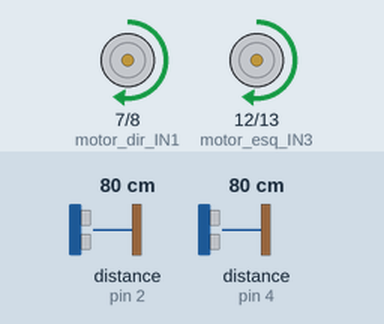
This sketch was run on a simulated Arduino Uno, built with avr-gcc and run on an emulated ATmega328P. Parts: motor-driver pin pairs drawn as motors (green arrow = first pin HIGH = forward, orange = second pin HIGH = backward, longer = more drive, scaled by the enable pin). Wiring (inferred from the names in the program): 2 × ultrasonic range finder: trigger pin 3, echo pin 2 / trigger pin 5, echo pin 4. Inputs (shaded band) come from the test bench; at power-on: distance to the obstacle (sensors on pin 2, pin 4) 80 cm. The echo pulse lasts 58.3 µs per cm.

Above: at 1.28 s.
1.3 s: distance to the obstacle (sensor on pin 2) set to 2 cm
At 4.2 s:
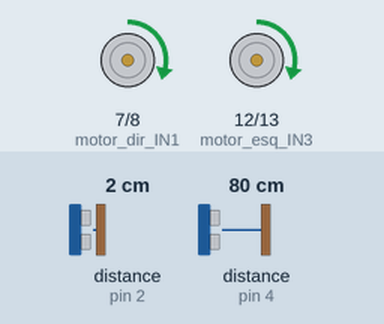
4.3 s: distance to the obstacle (sensor on pin 2) set to 60 cm
At 8.9 s:
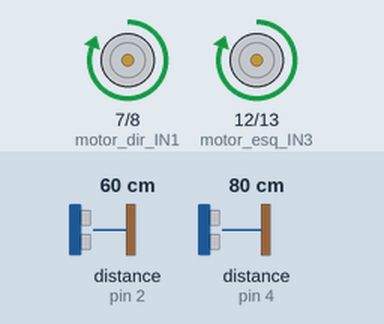
Timing chart, 0 to 10.4 s (numbered marks = the images above; inputs shaded):
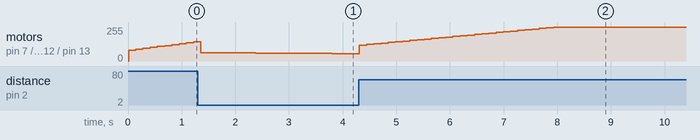

The sketch:

arduino.ino
```cpp
////// Pacotes ou Bibliotecas
#include "SoftwareSerial.h"
#include <PID_v1_bc.h>

// ----------------------------------------

////// Configuração de Pinos
//// Sensor ultrassônico
// Traseiro
const int TRIG_tras = 5;
const int ECHO_tras = 4;
// Dianteiro
const int TRIG_frente = 3;
const int ECHO_frente = 2;

//// Módulo Wifi
SoftwareSerial esp(10, 11); // RX, TX

//// Módulo Ponte H - L298N
// Motor Direito
const int motor_dir_IN1 = 7;
const int motor_dir_IN2 = 8;
const int motor_dir_ENA = 9; // PWM

// Motor Esquerdo
const int motor_esq_IN3 = 12;
const int motor_esq_IN4 = 13;
const int motor_esq_ENB = 6; // PWM


// --------------------------------

////// Variáveis auxiliares
const int distancia_seguranca = 5;
int velocidade = 0; // começa parado
int direcao = 0; // começa no neutro (sem sentido)
int tempoTotal = 100; // segundos

// --------------------------------
////// Variáveis e Objeto PID
double Setpoint, Input=0, Output=0;
double Kp=1, Ki=0.9072, Kd=0; // Ajustar conforme necessário

PID myPID(&Input, &Output, &Setpoint, Kp, Ki, Kd, REVERSE); // Usamos REVERSE: se a distância diminuir, reduzir a velocidade

// --------------------------------

String bufferEsp = "";
String bufferSerial = "";

// --------------------------------


//////// SET UP
void setup() {
  Serial.begin(9600);
  esp.begin(9600);
  // Ultrassônico
  pinMode(TRIG_frente,OUTPUT); pinMode(ECHO_frente,INPUT); // Frente
  pinMode(TRIG_tras,OUTPUT); pinMode(ECHO_tras,INPUT);     // Trás

  // Ponte H / Motores
  pinMode(motor_dir_IN1, OUTPUT); pinMode(motor_dir_IN2, OUTPUT); pinMode(motor_dir_ENA, OUTPUT); // Motor Direito
  pinMode(motor_esq_IN3, OUTPUT); pinMode(motor_esq_IN4, OUTPUT); pinMode(motor_esq_ENB, OUTPUT); // Motor Esquerdo

  // Configura o PID
  Setpoint = (double)distancia_seguranca;
  myPID.SetOutputLimits(0, 255); // Limites de saída (velocidade do motor)
  myPID.SetMode(AUTOMATIC); // Liga o PID
}

// --------------------------------

//////// LOOP
void loop() {
  int distancia_frente = medir_distancia(TRIG_frente,ECHO_frente);
  int distancia_tras = medir_distancia(TRIG_tras,ECHO_tras);

  if (esp.available()) {
    char c = esp.read();
    if (c == '\n' || c == '\r') {
      if (bufferEsp.length() > 0) {
        Serial.println("Do ESP: " + bufferEsp);
        bufferEsp = "";
      }
    } else {
      bufferEsp += c;
    }
  }

  // Lê do Serial USB
  if (Serial.available()) {
    char c = Serial.read();
    if (c == '\n' || c == '\r') {
      if (bufferSerial.length() > 0) {
        esp.println(bufferSerial);
        bufferSerial = "";
      }
    } else {
      bufferSerial += c;
    }
  }

  moverTras();

  // Mapeia a leitura para Input do PID
  Input = (double)distancia_frente;
  myPID.Compute(); // Calcula a velocidade
  definirVelocidade(Output); // Define a velocidade dos motores conforme saída do PID

  //Serial.print("R0: ");
  //Serial.println(String(distancia));
  esp.print("R0:" + String(distancia_frente) + ",");
  esp.print("R1:" + String(distancia_tras) + ",");
  esp.print("R2:" + String(Output));
  esp.println();
  delay(100);
}

// --------------------------------

//////// FUNÇÕES
int medir_distancia(int pinotrig,int pinoecho){
  digitalWrite(pinotrig,LOW);
  delayMicroseconds(2);
  digitalWrite(pinotrig,HIGH);
  delayMicroseconds(10);
  digitalWrite(pinotrig,LOW);

  return pulseIn(pinoecho,HIGH)/58;
}

void moverFrente(){
  digitalWrite(motor_dir_IN1, LOW);
  digitalWrite(motor_dir_IN2, HIGH);
  digitalWrite(motor_esq_IN3, LOW);
  digitalWrite(motor_esq_IN4, HIGH);
  //delay(50);
}

void moverTras(){
  digitalWrite(motor_dir_IN1, HIGH);
  digitalWrite(motor_dir_IN2, LOW);
  digitalWrite(motor_esq_IN3, HIGH);
  digitalWrite(motor_esq_IN4, LOW);
  //delay(50);
}

void zerarSentido(){
  digitalWrite(motor_dir_IN1, LOW);
  digitalWrite(motor_dir_IN2, LOW);
  digitalWrite(motor_esq_IN3, LOW);
  digitalWrite(motor_esq_IN4, LOW);
  //delay(50);
}

void freadaAbrupta(){
  digitalWrite(motor_dir_IN1, HIGH);
  digitalWrite(motor_dir_IN2, HIGH);
  digitalWrite(motor_esq_IN3, HIGH);
  digitalWrite(motor_esq_IN4, HIGH);
  //delay(50);
}

void definirSentido(int novoSentido){
  if (direcao = 0){
    // Deixar no neutro
    zerarSentido();
  }
  else if(direcao == 1){
  // Frente
    moverFrente();
  }
  else if (direcao == 2){
  // Trás (Ré)
    moverTras();
  }
  else if (direcao == 3){
  // Frear bruscamente
    freadaAbrupta();
  }
  else{
    //mb.Hreg(REG_ERRO);
  }
}

void definirVelocidade(double novaVelocidade){
    int velocidadePWM = (int)novaVelocidade;

    // Velocidade não pode ultrapassar limite
    if (velocidadePWM > 255){
      velocidadePWM = 255;
    }
    else if (velocidadePWM < 0){
      velocidadePWM = 0;
    }

    // PID ajusta apenas a velocidade. Sentido é definido separadamente.
    // Aplica a nova velocidade PWM aos motores
    analogWrite(motor_dir_ENA, velocidadePWM);
    analogWrite(motor_esq_ENB, velocidadePWM);
}
```
